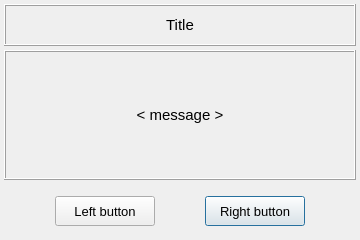
<?xml version="1.0" encoding="UTF-8"?>
<ui version="4.0">
 <class>Dialog</class>
 <widget class="QDialog" name="Dialog">
  <property name="geometry">
   <rect>
    <x>0</x>
    <y>0</y>
    <width>360</width>
    <height>240</height>
   </rect>
  </property>
  <property name="minimumSize">
   <size>
    <width>300</width>
    <height>240</height>
   </size>
  </property>
  <property name="maximumSize">
   <size>
    <width>650</width>
    <height>600</height>
   </size>
  </property>
  <property name="windowTitle">
   <string>Message</string>
  </property>
  <property name="modal">
   <bool>true</bool>
  </property>
  <layout class="QGridLayout" name="gridLayout_3">
   <property name="leftMargin">
    <number>4</number>
   </property>
   <property name="topMargin">
    <number>4</number>
   </property>
   <property name="rightMargin">
    <number>4</number>
   </property>
   <property name="bottomMargin">
    <number>4</number>
   </property>
   <property name="horizontalSpacing">
    <number>2</number>
   </property>
   <property name="verticalSpacing">
    <number>4</number>
   </property>
   <item row="0" column="0">
    <widget class="QFrame" name="frame">
     <property name="minimumSize">
      <size>
       <width>0</width>
       <height>0</height>
      </size>
     </property>
     <property name="maximumSize">
      <size>
       <width>630</width>
       <height>42</height>
      </size>
     </property>
     <property name="font">
      <font>
       <pointsize>8</pointsize>
      </font>
     </property>
     <property name="frameShape">
      <enum>QFrame::NoFrame</enum>
     </property>
     <property name="frameShadow">
      <enum>QFrame::Raised</enum>
     </property>
     <layout class="QGridLayout" name="gridLayout_2">
      <property name="leftMargin">
       <number>0</number>
      </property>
      <property name="topMargin">
       <number>0</number>
      </property>
      <property name="rightMargin">
       <number>0</number>
      </property>
      <property name="bottomMargin">
       <number>0</number>
      </property>
      <property name="spacing">
       <number>2</number>
      </property>
      <item row="0" column="0">
       <widget class="QLabel" name="label_title">
        <property name="minimumSize">
         <size>
          <width>0</width>
          <height>42</height>
         </size>
        </property>
        <property name="maximumSize">
         <size>
          <width>630</width>
          <height>42</height>
         </size>
        </property>
        <property name="font">
         <font>
          <pointsize>11</pointsize>
          <weight>50</weight>
          <italic>false</italic>
          <bold>false</bold>
         </font>
        </property>
        <property name="styleSheet">
         <string notr="true"/>
        </property>
        <property name="frameShape">
         <enum>QFrame::Box</enum>
        </property>
        <property name="frameShadow">
         <enum>QFrame::Raised</enum>
        </property>
        <property name="lineWidth">
         <number>1</number>
        </property>
        <property name="text">
         <string>Title</string>
        </property>
        <property name="textFormat">
         <enum>Qt::AutoText</enum>
        </property>
        <property name="alignment">
         <set>Qt::AlignCenter</set>
        </property>
       </widget>
      </item>
     </layout>
    </widget>
   </item>
   <item row="1" column="0">
    <widget class="QLabel" name="label_message">
     <property name="minimumSize">
      <size>
       <width>0</width>
       <height>0</height>
      </size>
     </property>
     <property name="maximumSize">
      <size>
       <width>630</width>
       <height>500</height>
      </size>
     </property>
     <property name="font">
      <font>
       <family>MS Shell Dlg 2</family>
       <pointsize>11</pointsize>
       <weight>50</weight>
       <italic>false</italic>
       <bold>false</bold>
      </font>
     </property>
     <property name="frameShape">
      <enum>QFrame::Box</enum>
     </property>
     <property name="frameShadow">
      <enum>QFrame::Raised</enum>
     </property>
     <property name="lineWidth">
      <number>1</number>
     </property>
     <property name="text">
      <string>&lt; message &gt;</string>
     </property>
     <property name="textFormat">
      <enum>Qt::AutoText</enum>
     </property>
     <property name="alignment">
      <set>Qt::AlignCenter</set>
     </property>
    </widget>
   </item>
   <item row="2" column="0">
    <widget class="QFrame" name="frame_tile">
     <property name="minimumSize">
      <size>
       <width>0</width>
       <height>52</height>
      </size>
     </property>
     <property name="maximumSize">
      <size>
       <width>630</width>
       <height>52</height>
      </size>
     </property>
     <property name="sizeIncrement">
      <size>
       <width>0</width>
       <height>0</height>
      </size>
     </property>
     <property name="frameShape">
      <enum>QFrame::NoFrame</enum>
     </property>
     <property name="frameShadow">
      <enum>QFrame::Raised</enum>
     </property>
     <layout class="QGridLayout" name="gridLayout">
      <property name="leftMargin">
       <number>2</number>
      </property>
      <property name="topMargin">
       <number>2</number>
      </property>
      <property name="rightMargin">
       <number>2</number>
      </property>
      <property name="bottomMargin">
       <number>0</number>
      </property>
      <property name="spacing">
       <number>2</number>
      </property>
      <item row="0" column="3">
       <widget class="QPushButton" name="pushButton_rightButton">
        <property name="minimumSize">
         <size>
          <width>100</width>
          <height>30</height>
         </size>
        </property>
        <property name="maximumSize">
         <size>
          <width>100</width>
          <height>30</height>
         </size>
        </property>
        <property name="font">
         <font>
          <family>MS Shell Dlg 2</family>
          <pointsize>10</pointsize>
          <weight>50</weight>
          <italic>false</italic>
          <bold>false</bold>
         </font>
        </property>
        <property name="styleSheet">
         <string notr="true"/>
        </property>
        <property name="text">
         <string>Right button</string>
        </property>
        <property name="autoDefault">
         <bool>true</bool>
        </property>
        <property name="default">
         <bool>false</bool>
        </property>
        <property name="flat">
         <bool>false</bool>
        </property>
       </widget>
      </item>
      <item row="0" column="1">
       <widget class="QPushButton" name="pushButton_leftButton">
        <property name="sizePolicy">
         <sizepolicy hsizetype="Expanding" vsizetype="Fixed">
          <horstretch>0</horstretch>
          <verstretch>0</verstretch>
         </sizepolicy>
        </property>
        <property name="minimumSize">
         <size>
          <width>100</width>
          <height>30</height>
         </size>
        </property>
        <property name="maximumSize">
         <size>
          <width>100</width>
          <height>30</height>
         </size>
        </property>
        <property name="font">
         <font>
          <family>MS Shell Dlg 2</family>
          <pointsize>10</pointsize>
          <weight>50</weight>
          <italic>false</italic>
          <bold>false</bold>
         </font>
        </property>
        <property name="styleSheet">
         <string notr="true"/>
        </property>
        <property name="text">
         <string>Left button</string>
        </property>
        <property name="autoDefault">
         <bool>false</bool>
        </property>
        <property name="default">
         <bool>false</bool>
        </property>
        <property name="flat">
         <bool>false</bool>
        </property>
       </widget>
      </item>
      <item row="0" column="2">
       <spacer name="horizontalSpacer_2">
        <property name="orientation">
         <enum>Qt::Horizontal</enum>
        </property>
        <property name="sizeHint" stdset="0">
         <size>
          <width>40</width>
          <height>20</height>
         </size>
        </property>
       </spacer>
      </item>
      <item row="0" column="4">
       <spacer name="horizontalSpacer">
        <property name="orientation">
         <enum>Qt::Horizontal</enum>
        </property>
        <property name="sizeHint" stdset="0">
         <size>
          <width>40</width>
          <height>20</height>
         </size>
        </property>
       </spacer>
      </item>
      <item row="0" column="0">
       <spacer name="horizontalSpacer_3">
        <property name="orientation">
         <enum>Qt::Horizontal</enum>
        </property>
        <property name="sizeHint" stdset="0">
         <size>
          <width>40</width>
          <height>20</height>
         </size>
        </property>
       </spacer>
      </item>
     </layout>
    </widget>
   </item>
  </layout>
 </widget>
 <tabstops>
  <tabstop>pushButton_leftButton</tabstop>
  <tabstop>pushButton_rightButton</tabstop>
 </tabstops>
 <resources/>
 <connections/>
</ui>
